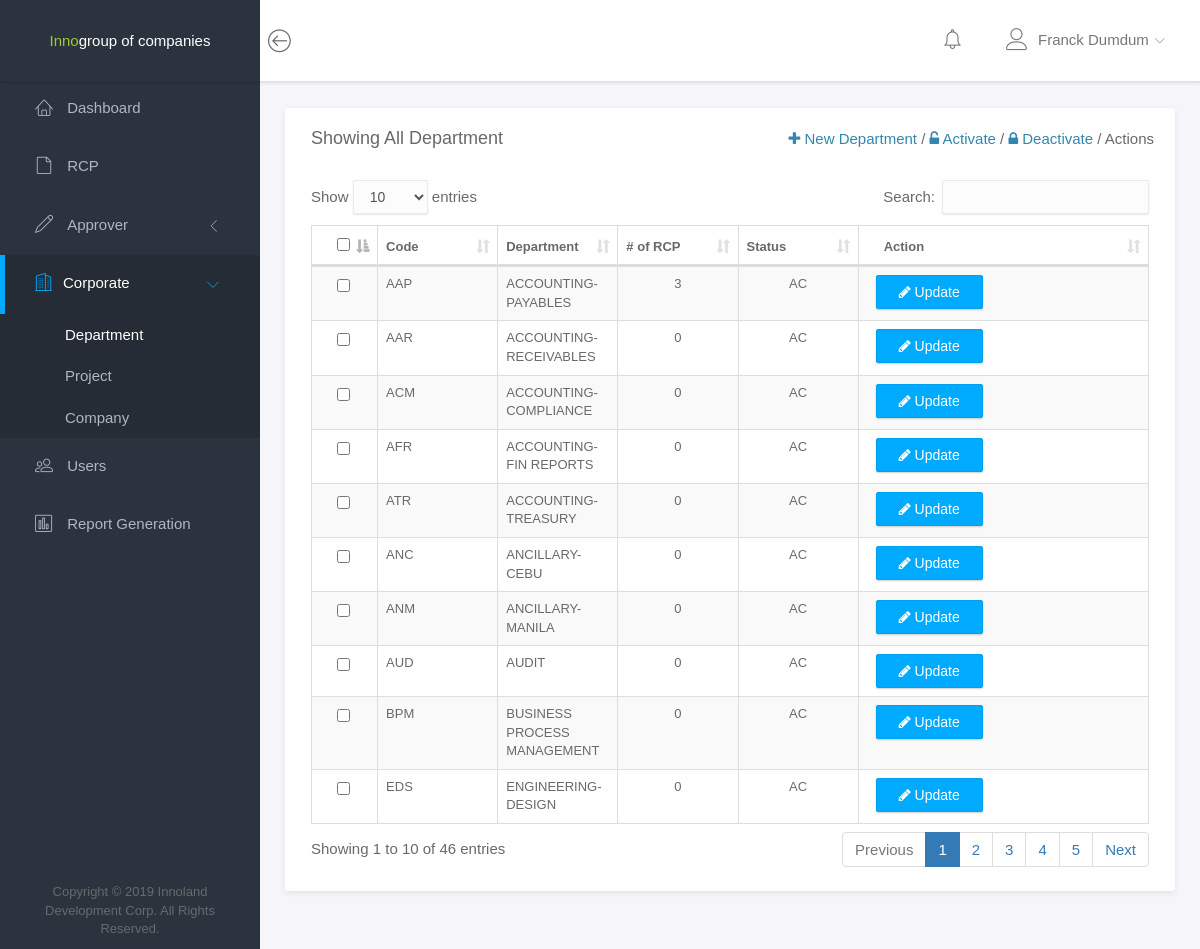
Page /admin/department.php (signed in) on the earlier database version.
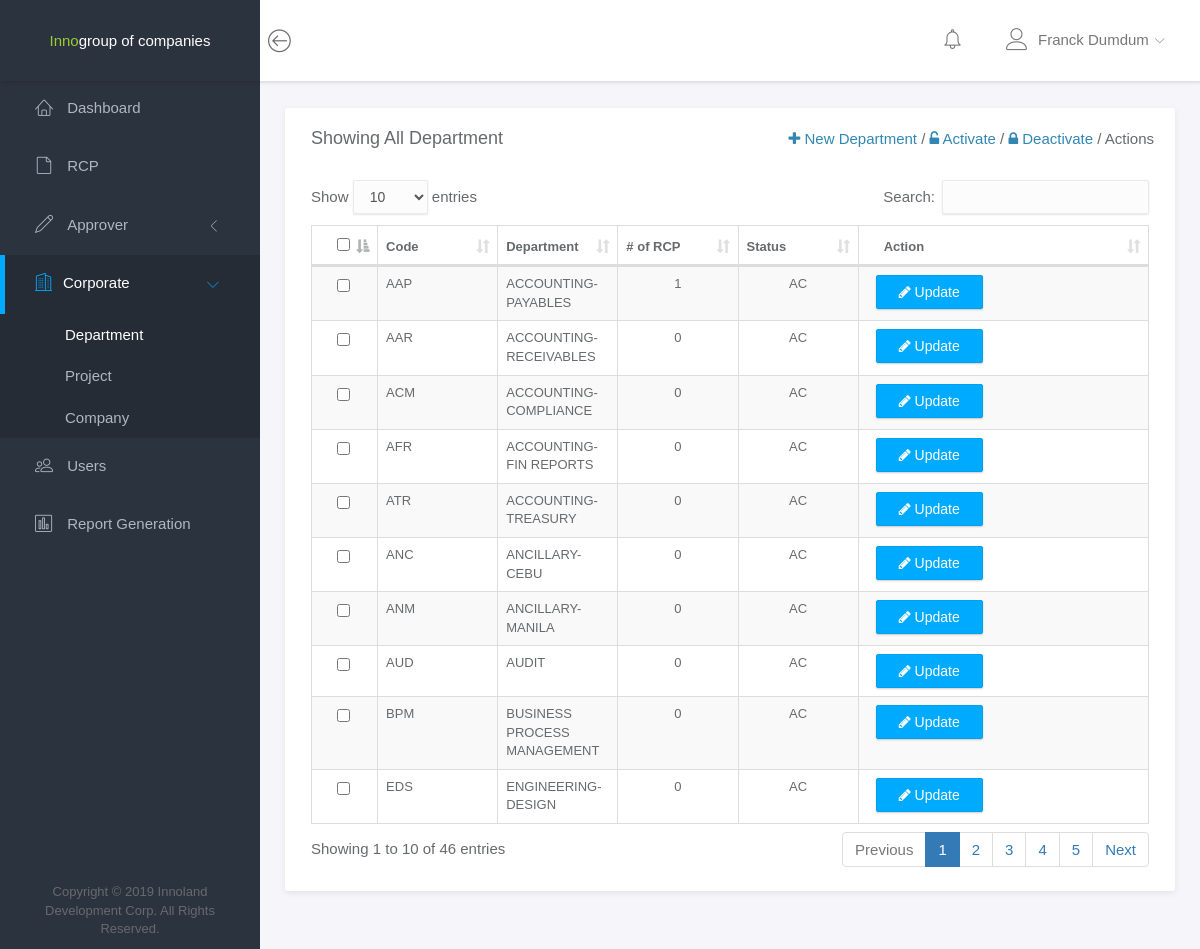
Same page on the later database version.
### tables this page shows
CREATE TABLE `user_file` (
  `user_id` int(11) NOT NULL,
  `user_lastname` varchar(30) NOT NULL,
  `user_firstname` varchar(30) NOT NULL,
  `user_middle_initial` varchar(1) DEFAULT NULL,
  `user_comp_code` varchar(3) NOT NULL,
  `user_dept_code` varchar(3) NOT NULL,
  `user_type` int(11) NOT NULL,
  `user_status` varchar(50) NOT NULL
);

CREATE TABLE `department_file` (
  `dept_id` int(11) NOT NULL,
  `dept_code` varchar(50) NOT NULL,
  `dept_name` varchar(50) NOT NULL,
  `dept_no_of_rcp` int(11) NOT NULL,
  `dept_status` varchar(50) NOT NULL
);

### objects/approver/count_queries.php (called while the page is built, shortened)
<?php
	class ApproverCount
	{
		private $conn;
		public function __construct($db){
			$this->conn = $db;
		}
        public function countPendingRcp(){
            $query = "SELECT COUNT(rcp_approver_id) AS TOTAL FROM rcp_file WHERE rcp_approver_id=? AND rcp_status='Pending'";
			$this->conn->setAttribute( PDO::ATTR_ERRMODE, PDO:: ERRMODE_WARNING);
			$sel = $this->conn->prepare($query);
			$sel->bindParam(1, $this->rcp_approver_id);
			$sel->execute();
			return $sel;
		}
    }
?>

### objects/univ/selects_for_all.php (called while the page is built, shortened)
<?php
	class U_Select
	{
		private $conn;
		public function __construct($db){
			$this->conn = $db;
		}
		public function getAllDepartment(){
			$query = "SELECT * FROM department_file, approver_file WHERE approver_dept_code=dept_code AND  dept_status='AC'";
			$this->conn->setAttribute( PDO::ATTR_ERRMODE, PDO:: ERRMODE_WARNING);
			$sel = $this->conn->prepare($query);
			$sel->execute();
			return $sel;
		}
		public function getAllUserType(){
			$query = "SELECT * FROM user_type_file";
			$this->conn->setAttribute( PDO::ATTR_ERRMODE, PDO:: ERRMODE_WARNING);
			$sel = $this->conn->prepare($query);
			$sel->execute();
			return $sel;
		}
		public function getAllCompany(){
			$query = "SELECT * FROM company_file WHERE comp_status='AC'";
			$this->conn->setAttribute( PDO::ATTR_ERRMODE, PDO:: ERRMODE_WARNING);
			$sel = $this->conn->prepare($query);
			$sel->execute();
			return $sel;
		}
		public function getAllPrmyApprover(){
			$query = "SELECT * FROM user_file WHERE user_type='3'";
			$this->conn->setAttribute( PDO::ATTR_ERRMODE, PDO:: ERRMODE_WARNING);
			$sel = $this->conn->prepare($query);
			$sel->execute();
			return $sel;
		}
		public function getAllAltPrmyApprover()
		{
			$query = "SELECT * FROM user_file WHERE user_type='4'";
			$this->conn->setAttribute( PDO::ATTR_ERRMODE, PDO:: ERRMODE_WARNING);
			$sel = $this->conn->prepare($query);
			$sel->execute();
			return $sel;
		}
		public function getAllSecApprover(){
			$query = "SELECT * FROM user_file WHERE user_type='5'";
			$this->conn->setAttribute( PDO::ATTR_ERRMODE, PDO:: ERRMODE_WARNING);
			$sel = $this->conn->prepare($query);
			$sel->execute();
			return $sel;
		}
		public function getAllAltSecApprover(){
			$query = "SELECT * FROM user_file WHERE user_type='6'";
			$this->conn->setAttribute( PDO::ATTR_ERRMODE, PDO:: ERRMODE_WARNING);
			$sel = $this->conn->prepare($query);
			$sel->execute();
			return $sel;
		}
		public function allDepartment(){
			$query = "SELECT * FROM department_file";
			$this->conn->setAttribute( PDO::ATTR_ERRMODE, PDO:: ERRMODE_WARNING);
			$sel = $this->conn->prepare($query);
			$sel->execute();
			return $sel;
		}
		public function allProject(){
			$query = "SELECT * FROM project_file";
			$this->conn->setAttribute( PDO::ATTR_ERRMODE, PDO:: ERRMODE_WARNING);
			$sel = $this->conn->prepare($query);
			$sel->execute();
			return $sel;
		}
		public function allCompany(){
			$query = "SELECT * FROM company_file";
			$this->conn->setAttribute( PDO::ATTR_ERRMODE, PDO:: ERRMODE_WARNING);
			$sel = $this->conn->prepare($query);
			$sel->execute();
			return $sel;
		}
		public function allRequestor(){
			$query = "SELECT * FROM user_file WHERE user_type=2";
			$this->conn->setAttribute( PDO::ATTR_ERRMODE, PDO:: ERRMODE_WARNING);
			$sel = $this->conn->prepare($query);
			$sel->execute();
			return $sel;
		}
		public function getUserDetails(){
			$query = "SELECT * FROM user_file, company_file, department_file, user_type_file, user_account_file WHERE user_file.user_id=? AND user_comp_code=comp_code AND user_dept_code=dept_code AND user_file.user_type=user_type_file.user_id AND user_account_file.user_id=user_file.user_id";
			$this->conn->setAttribute( PDO::ATTR_ERRMODE, PDO:: ERRMODE_WARNING);
			$sel = $this->conn->prepare($query);
			$sel->bindParam(1, $this->user_id);
			$sel->execute();
			return $sel;
		}
		public function getPrmyApprover(){
			$query = "SELECT CONCAT(user_firstname, ' ' ,user_lastname) as name, user_file.user_id, user_comp_code, user_dept_code, user_type_file.user_type, user_file.user_status, comp_name, dept_name FROM user_file, company_file, department_file, user_type_file WHERE comp_code=user_comp_code AND dept_code=user_dept_code AND user_type_file.user_id=user_file.user_type AND user_file.user_type=3";
			$this->conn->setAttribute( PDO::ATTR_ERRMODE, PDO:: ERRMODE_WARNING);
			$sel = $this->conn->prepare($query);
			$sel->execute();
			return $sel;
		}
		public function getAltPrmyApprover(){
			$query = "SELECT CONCAT(user_firstname, ' ' ,user_lastname) as name, user_file.user_id, user_comp_code, user_dept_code, user_type_file.user_type, user_file.user_status, comp_name, dept_name FROM user_file, company_file, department_file, user_type_file WHERE comp_code=user_comp_code AND dept_code=user_dept_code AND user_type_file.user_id=user_file.user_type AND user_file.user_type=4";
			$this->conn->setAttribute( PDO::ATTR_ERRMODE, PDO:: ERRMODE_WARNING);
			$sel = $this->conn->prepare($query);
			$sel->execute();
			return $sel;
		}
		public function getSecApprover(){
			$query = "SELECT CONCAT(user_firstname, ' ' ,user_lastname) as name, user_file.user_id, user_comp_code, user_dept_code, user_type_file.user_type, user_file.user_status, comp_name, dept_name FROM user_file, company_file, department_file, user_type_file WHERE comp_code=user_comp_code AND dept_code=user_dept_code AND user_type_file.user_id=user_file.user_type AND user_file.user_type=5";
			$this->conn->setAttribute( PDO::ATTR_ERRMODE, PDO:: ERRMODE_WARNING);
			$sel = $this->conn->prepare($query);
			$sel->execute();
			return $sel;
		}
		public function getAltSecApprover(){
			$query = "SELECT CONCAT(user_firstname, ' ' ,user_lastname) as name, user_file.user_id, user_comp_code, user_dept_code, user_type_file.user_type, user_file.user_status, comp_name, dept_name FROM user_file, company_file, department_file, user_type_file WHERE comp_code=user_comp_code AND dept_code=user_dept_code AND user_type_file.user_id=user_file.user_type AND user_file.user_type=6";
			$this->conn->setAttribute( PDO::ATTR_ERRMODE, PDO:: ERRMODE_WARNING);
			$sel = $this->conn->prepare($query);
			$sel->execute();
			return $sel;
		}
        public function getNotifications(){
            $query = "SELECT * FROM rcp_file, user_file, user_account_file WHERE user_file.user_id=user_account_file.user_id AND rcp_employee_id=user_file.user_id AND rcp_approver_id=? AND rcp_status='Pending' ORDER BY created_at DESC";
			$this->conn->setAttribute( PDO::ATTR_ERRMODE, PDO:: ERRMODE_WARNING);
			$sel = $this->conn->prepare($query);
			$sel->bindParam(1, $this->rcp_approver_id);
			$sel->execute();
			return $sel;
		}
    }
?>

### admin/department.php (the view, shortened to what this page needs)
<!doctype html>
<html lang="en">
	<?php
		$page = 'Department';
		include '../header/header.php';
		$con = new connection();
		$db = $con->connect();
	?>
<body>
	<div id="wrapper">
		<?php
			include '../navbar.php';
			include '../admin/menu.php';
		?>
		<div class="main">
			<div class="main-content">
				<div class="container-fluid" >
				<div class="row">
						<div class="col-md-12">
						<div class="panel">
								<div class="panel-heading">
									<h3 class="panel-title">Showing All Department</h3>
									<div class="right">
							            <a href="#" data-toggle="modal" data-target="#add-department-modal"><i class="fa fa-plus"></i> <span> New Department</span></a> /
							            <a href="#" id="activate"><i class="fa fa-unlock-alt"></i> <span> Activate </span></a> /
							            <a href="#" id="deactivate"><i class="fa fa-lock"></i> <span> Deactivate</span></a>
							            <span class="active">/ Actions</span>
							        </div>
								</div>
								<div class="panel-body">
									<table id="table" class="table table-striped table-bordered" cellspacing="0" style="font-size: 13px;">
								        <thead>
								            <tr>
								                <th class="th-sm" style="width: 10px">
								                    <input type="checkbox" name="" id="check-all">
								                </th>
								                <th class="th-sm">Code</th>
								                <th class="th-sm">Department</th>
								                <th class="th-sm"># of RCP</th>
								                <th class="th-sm">Status</th>
								                <th class="th-sm"style="width: 28%">Action</th>
								            </tr>
								        </thead>
								        <tbody>
							                <?php
							                    $select = $sel2->allDepartment();
							                    while ($row = $select->fetch(PDO::FETCH_ASSOC)) {
							                        echo '
							                            <tr>
							                                <td>
							                                    <input type="checkbox" name="checklist" value="'.$row['dept_id'].'" id="checkbox"
							                                </td>
							                                <td>'.$row['dept_code'].'</td>
							                                <td>'.$row['dept_name'].'</td>
							                                <td class="text-center">'.$row['dept_no_of_rcp'].'</td>
							                                <td class="text-center">'.$row['dept_status'].'</td>
							                                <td>
							                                    <button type="button" class="btn btn-primary dept-details" data-toggle="modal" data-target="#update-dept-details-modal" value="'.$row['dept_code'].'" style="margin-left: -8px"><i class="fa fa-pencil"></i> Update</button>
							                                </td>
							                            </tr>
							                        ';
							                    }
							                ?>
								        </tbody>
								    </table>
								</div>
							</div>
						</div>
					</div>
				</div>
			</div>
		</div>
	</div>
</body>
</html>

### header/header.php (shortened to what this page needs)
<head>
    <link rel="stylesheet" href="../assets/vendor/jquery/jquery-ui.css">
	<link rel="stylesheet" href="../assets/vendor/bootstrap-sweetalert/dist/sweetalert.css">
	<link rel="stylesheet" href="../assets/vendor/bootstrap/css/bootstrap.min.css">
    <link rel="stylesheet" href="../assets/vendor/bootstrap-datepicker/css/bootstrap-datepicker.min.css">
    <link rel="stylesheet" href="../assets/vendor/bootstrap/css/bootstrap-select.min.css">
	<link rel="stylesheet" href="../assets/css/main.css">
	<link rel="stylesheet" href="../assets/vendor/klorofil/css/datatable.bootstrap.min.css">
	<link rel="stylesheet" href="../assets/vendor/font-awesome/css/font-awesome.min.css">
	<link rel="stylesheet" href="../assets/vendor/linearicons/style.css">
	<link rel="stylesheet" href="../assets/vendor/chartist/css/chartist-custom.css">
	<link rel="stylesheet" href="../assets/vendor/fonts/google-font.css" rel="stylesheet">
	<link rel="stylesheet" href="../assets/vendor/toastr/build/toastr.css">
</head>

### navbar.php (shortened to what this page needs)
<?php
  include '../objects/univ/selects_for_all.php';
  $sel2 = new U_Select($db);
  $user_fullname = "";
  $sel2->user_id = $_SESSION['user_id'];
  $select = $sel2->getUserDetails();
  while ($row = $select->fetch(PDO::FETCH_ASSOC)) {
    $user_fullname = $row['user_firstname'] . ' ' . $row['user_lastname'];
  }
?>
<nav class="navbar navbar-default navbar-fixed-top" >
	<div class="brand" style="background-color: #2B333E; width: 260px; text-align: center;">
		<a href="#" style="color: #9ACD32">Inno</a><a href="#" style="color: white; ">group of companies</a>
	</div>
	<div class="container-fluid">
		<div class="navbar-btn">
			<button type="button" class="btn-toggle-fullwidth"><i class="lnr lnr-arrow-left-circle"></i></button>
		</div>
		<div id="navbar-menu">
			<ul class="nav navbar-nav navbar-right">
				<li class="dropdown">
						<?php
							if($_SESSION['user_type'] == 3 || $_SESSION['user_type'] == 4 || $_SESSION['user_type'] == 5 || $_SESSION['user_type'] == 6){
								$count = new ApproverCount($db);
						  		$count->rcp_approver_id = $_SESSION['user_id'];
							  	$select = $count->countPendingRcp();
							  	while ($row = $select->fetch(PDO::FETCH_ASSOC)) {
								    $pending_rcp = $row['TOTAL'];
							  	}
							  	if($pending_rcp != 0){
								  	echo '
										<a href="#" class="dropdown-toggle icon-menu" data-toggle="dropdown">
											<i class="lnr lnr-alarm"></i>
											<span class="badge bg-danger">'.$pending_rcp.'</span>
										</a>
								  	';
							  	}
							  	else{
							  		echo '
										<a href="#" class="dropdown-toggle icon-menu" data-toggle="dropdown">
											<i class="lnr lnr-alarm"></i>
											<span class="badge bg-danger"></span>
										</a>
								  	';
							  	}
							}
						?>
						</li>
				<li class="dropdown">
					<a href="#" class="dropdown-toggle" data-toggle="dropdown"><i class="lnr lnr-user" style="margin-right: 10px"></i><span><?php echo $user_fullname; ?></span> <i class="icon-submenu lnr lnr-chevron-down"></i></a>
				</li>
			</ul>
		</div>
	</div>
</nav>

### admin/menu.php (shortened to what this page needs)
<div id="sidebar-nav" class="sidebar">
	<div class="sidebar-scroll">
		<nav>
			<ul class="nav">
				<li><a href="../admin/dashboard-rcp.php" id="dashboard-li" class="<?php if($page == 'Dashboard') {echo 'active';} ?>"><i class="lnr lnr-home"></i> <span>Dashboard</span></a></li>
				<li><a href="../admin/rcp.php" id="rcp-li" class="<?php if($page == 'RCP'){echo 'active';} ?>"><i class="lnr lnr-file-empty"></i> <span>RCP</span></a></li>
				<li id="approver-li">
					<a href="#approver" data-toggle="collapse" id="approver-href" class="<?php if($page == 'Primary Approver' || $page == 'Secondary Approver') {echo 'active';}else{echo 'collapsed'; } ?>"><i class="lnr lnr-pencil"></i>
					<span>Approver</span> <i class="icon-submenu lnr lnr-chevron-left"></i></a>
				</li>
				<li id="corporate-li">
					<a href="#corporate" id="corporate-href" data-toggle="collapse" class="<?php if($page == 'Department' || $page == 'Project' || $page == 'Company') {echo 'active';}else {echo 'collapsed';} ?> "><i class="lnr lnr-apartment"></i><span>Corporate</span>
				<i class="icon-submenu lnr lnr-chevron-left"></i></a>
					<div id="corporate" class="<?php if($page == 'Department' || $page == 'Project' || $page == 'Company') {echo 'collapse in';}else {echo 'collapse';} ?> ">
						<ul class="nav">
							<li><a href="../admin/department.php" class="<?php if($page == 'Department') {echo 'active';} ?>">Department</a></li>
							<li><a href="../admin/project.php" class="<?php if($page == 'Project') {echo 'active';} ?>">Project</a></li>
							<li><a href="../admin/company.php" class="<?php if($page == 'Company') {echo 'active';} ?>">Company</a></li>
						</ul>
					</div>
				</li>
				<li><a href="../admin/users.php" id="users-href" class="<?php if($page == 'Users'){echo 'active';} ?>"><i class="lnr lnr-users"></i> <span>Users</span></a></li>
				<li><a href="#" data-toggle="modal" id="report-generation-li" data-target="#report-generation-modal"><i class="lnr lnr-chart-bars"></i> <span>Report Generation</span></a></li>
			</ul>
		</nav>
	</div>
	<footer>
		<div class="container-fluid ">
			<p class="copyright text-center">Copyright &copy;  2019 Innoland Development Corp. All Rights Reserved.</p>
		</div>
	</footer>
</div>

Differences in the rows shown:
changed department_file "AAP": dept_no_of_rcp "3" → "1"
